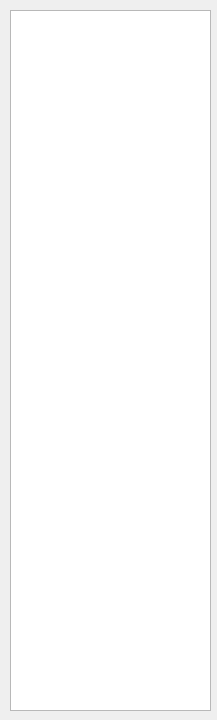
<?xml version="1.0" encoding="UTF-8"?>
<ui version="4.0">
 <class>choose_gen</class>
 <widget class="QDialog" name="choose_gen">
  <property name="geometry">
   <rect>
    <x>0</x>
    <y>0</y>
    <width>217</width>
    <height>720</height>
   </rect>
  </property>
  <property name="windowTitle">
   <string>Dialog</string>
  </property>
  <widget class="QGraphicsView" name="graphicsView">
   <property name="geometry">
    <rect>
     <x>10</x>
     <y>10</y>
     <width>201</width>
     <height>701</height>
    </rect>
   </property>
  </widget>
 </widget>
 <resources/>
 <connections/>
</ui>
